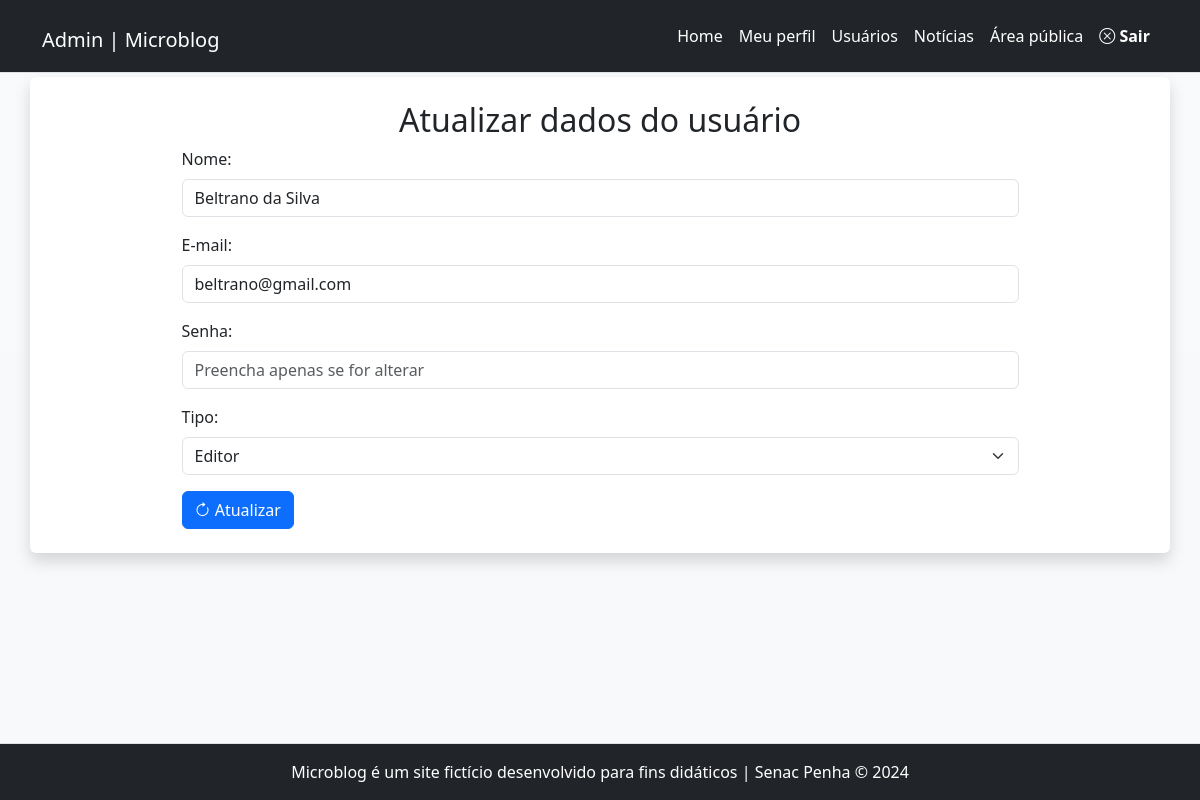
/admin/usuario-atualiza.php?id=13 (signed in), run on the app's committed database.
### tables this page shows
CREATE TABLE `usuarios` (
  `id` int(11) NOT NULL,
  `nome` varchar(45) NOT NULL,
  `email` varchar(45) NOT NULL,
  `senha` varchar(255) NOT NULL,
  `tipo` enum('admin','editor') NOT NULL
);

### inc/funcoes-usuarios.php (called while the page is built, shortened)
<?php
function lerUmUsuario($conexao, $id){
    $sql = "SELECT * FROM usuarios WHERE id = $id";
    $resultado = mysqli_query($conexao, $sql)
                or die(mysqli_error($conexao));
    return mysqli_fetch_assoc($resultado);
}

### admin/usuario-atualiza.php (the view, shortened to what this page needs)
<?php
require_once "../inc/cabecalho-admin.php";
require_once "../inc/funcoes-usuarios.php";
$id = $_GET['id'];
$dadosUsuario = lerUmUsuario($conexao, $id);
?>
<div class="row">
	<article class="col-12 bg-white rounded shadow my-1 py-4">
		<h2 class="text-center">
		Atualizar dados do usuário
		</h2>
		<form autocomplete="off" class="mx-auto w-75" action="" method="post" id="form-atualizar" name="form-atualizar">
			<div class="mb-3">
				<label class="form-label" for="nome">Nome:</label>
				<input value="<?=$dadosUsuario['nome']?>" class="form-control" type="text" id="nome" name="nome" required>
			</div>
			<div class="mb-3">
				<label class="form-label" for="email">E-mail:</label>
				<input value="<?=$dadosUsuario['email']?>" class="form-control" type="email" id="email" name="email" required>
			</div>
			<div class="mb-3">
				<label class="form-label" for="senha">Senha:</label>
				<input class="form-control" type="password" id="senha" name="senha" placeholder="Preencha apenas se for alterar">
			</div>
			<div class="mb-3">
				<label class="form-label" for="tipo">Tipo:</label>
				<select class="form-select" name="tipo" id="tipo" required>
			<option <?php if($dadosUsuario['tipo'] == 'editor') echo 'selected' ?> value="editor">
			Editor</option>
				</select>
			</div>
			<button class="btn btn-primary" name="atualizar"><i class="bi bi-arrow-clockwise"></i> Atualizar</button>
		</form>
	</article>
</div>
<?php
require_once "../inc/rodape-admin.php";
?>

### data on the page
usuarios: nome "Beltrano da Silva", email "beltrano@gmail.com", tipo "Editor"
